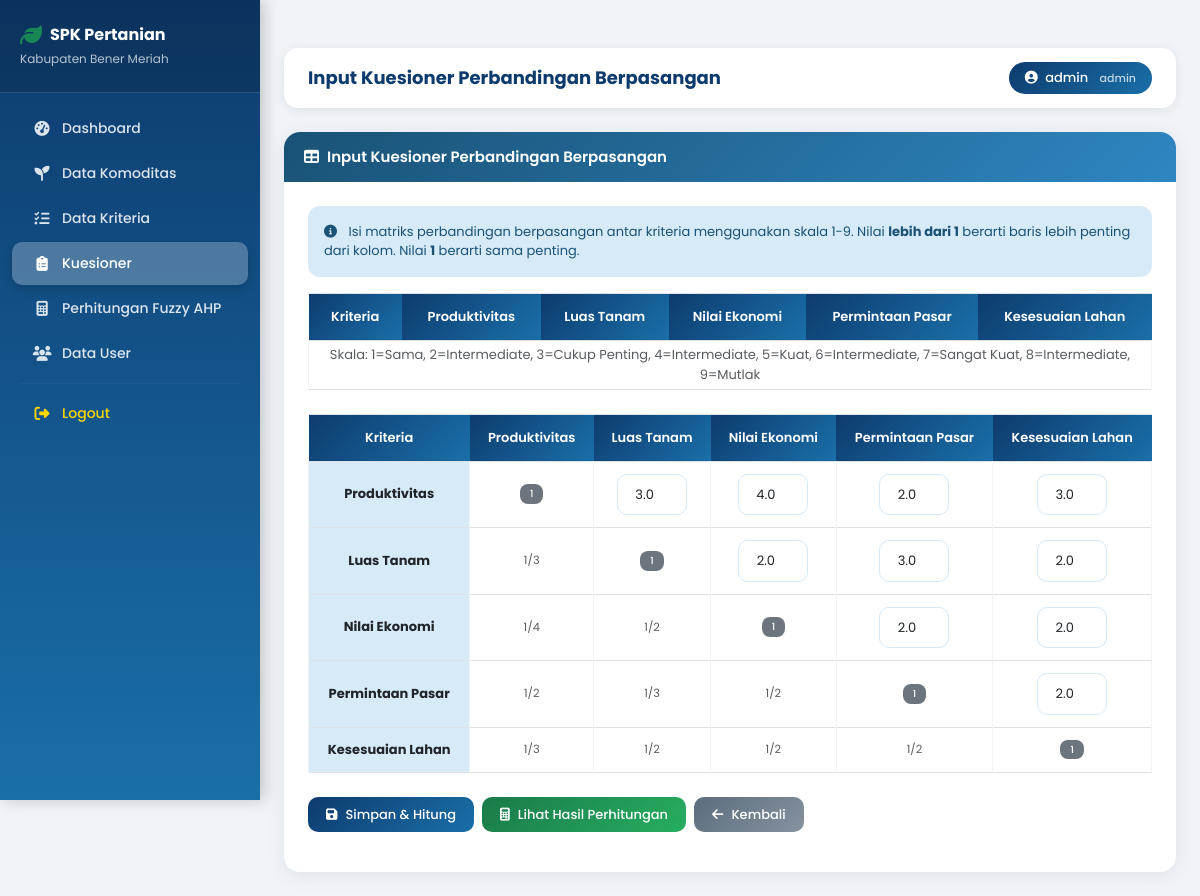
Screenshot of /kuesioner (signed in) with the database file from the repository.
### models.py (models this page shows)
class User(UserMixin, db.Model):
    id = db.Column(db.Integer, primary_key=True)
    username = db.Column(db.String(100), unique=True, nullable=False)
    password = db.Column(db.String(200), nullable=False)
    role = db.Column(db.String(20), default='admin')

class Kriteria(db.Model):
    id = db.Column(db.Integer, primary_key=True)
    nama = db.Column(db.String(100), nullable=False)
    bobot = db.Column(db.Float, nullable=False)

class MatriksPerbandingan(db.Model):
    id = db.Column(db.Integer, primary_key=True)
    kriteria_baris_id = db.Column(db.Integer, db.ForeignKey('kriteria.id'))
    kriteria_kolom_id = db.Column(db.Integer, db.ForeignKey('kriteria.id'))
    nilai = db.Column(db.Float, nullable=False)
    kriteria_baris = db.relationship('Kriteria', foreign_keys=[kriteria_baris_id])
    kriteria_kolom = db.relationship('Kriteria', foreign_keys=[kriteria_kolom_id])

### routes.py (the view, shortened to what this page needs)
@app.route('/kuesioner', methods=['GET', 'POST'])
@login_required
def kuesioner():
    from fuzzy_ahp import hitung_fuzzy_ahp
    kriteria_list = Kriteria.query.all()
    existing = {}
    data_matriks = MatriksPerbandingan.query.all()
    for m in data_matriks:
        existing[(m.kriteria_baris_id, m.kriteria_kolom_id)] = m.nilai
    return render_template('kuesioner.html',
                           kriteria_list=kriteria_list,
                           existing=existing,
                           enumerate=enumerate)

### routes.py (called while the page is built)
@login_manager.user_loader
def load_user(user_id):
    return User.query.get(int(user_id))

### templates/kuesioner.html (shortened to what this page needs)
{% extends 'base.html' %}
{% block page_title %}Input Kuesioner Perbandingan Berpasangan{% endblock %}
{% block content %}
<div class="card">
    <div class="card-header" style="background: linear-gradient(135deg, #1a5276, #2e86c1);">
        <h5 class="text-white mb-0"><i class="fas fa-table me-2"></i>Input Kuesioner Perbandingan Berpasangan</h5>
    </div>
    <div class="card-body p-4">
        <div class="alert alert-info">
            <i class="fas fa-info-circle me-2"></i>
            Isi matriks perbandingan berpasangan antar kriteria menggunakan skala 1-9.
            Nilai <b>lebih dari 1</b> berarti baris lebih penting dari kolom.
            Nilai <b>1</b> berarti sama penting.
        </div>
        <div class="table-responsive mb-4">
            <table class="table table-bordered text-center">
                <thead>
                    <tr style="background:#1a5276; color:white;">
                        <th>Kriteria</th>
                        {% for k in kriteria_list %}
                        <th>{{ k.nama }}</th>
                        {% endfor %}
                    </tr>
                </thead>
                <tbody>
                    <tr>
                        <td colspan="{{ kriteria_list|length + 1 }}" class="text-muted small p-1">
                            Skala: 1=Sama, 2=Intermediate, 3=Cukup Penting, 4=Intermediate, 5=Kuat, 6=Intermediate, 7=Sangat Kuat, 8=Intermediate, 9=Mutlak
                        </td>
                    </tr>
                </tbody>
            </table>
        </div>
        <form method="POST">
            <div class="table-responsive">
                <table class="table table-bordered text-center align-middle">
                    <thead>
                        <tr style="background:#1a5276; color:white;">
                            <th>Kriteria</th>
                            {% for k in kriteria_list %}
                            <th>{{ k.nama }}</th>
                            {% endfor %}
                        </tr>
                    </thead>
                    <tbody>
                        {% for i, ki in enumerate(kriteria_list) %}
                        <tr>
                            <td class="fw-bold" style="background:#d6eaf8;">{{ ki.nama }}</td>
                            {% for j, kj in enumerate(kriteria_list) %}
                            <td>
                                {% if i == j %}
                                    <span class="badge bg-secondary">1</span>
                                {% elif i < j %}
                                    <input type="number"
                                           name="nilai_{{ ki.id }}_{{ kj.id }}"
                                           class="form-control form-control-sm text-center"
                                           min="1" max="9" step="1"
                                           value="{{ existing.get((ki.id, kj.id), 1) }}"
                                           style="width:70px; margin:auto;"
                                           required>
                                {% else %}
                                    <span class="text-muted small">1/{{ existing.get((kj.id, ki.id), 1)|int }}</span>
                                {% endif %}
                            </td>
                            {% endfor %}
                        </tr>
                        {% endfor %}
                    </tbody>
                </table>
            </div>
            <div class="mt-4 d-flex gap-2">
                <button type="submit" class="btn btn-primary">
                    <i class="fas fa-save me-2"></i>Simpan & Hitung
                </button>
                <a href="{{ url_for('perhitungan_fuzzy') }}" class="btn btn-success">
                    <i class="fas fa-calculator me-2"></i>Lihat Hasil Perhitungan
                </a>
                <a href="{{ url_for('dashboard') }}" class="btn btn-secondary">
                    <i class="fas fa-arrow-left me-2"></i>Kembali
                </a>
            </div>
        </form>
    </div>
</div>
{% endblock %}

### templates/base.html (shortened to what this page needs)
html<!DOCTYPE html>
<html lang="id">
<head>
    <link href="https://cdn.jsdelivr.net/npm/bootstrap@5.3.0/dist/css/bootstrap.min.css" rel="stylesheet">
    <link href="https://cdnjs.cloudflare.com/ajax/libs/font-awesome/6.4.0/css/all.min.css" rel="stylesheet">
</head>
<body>
{% if current_user.is_authenticated %}
<div class="sidebar">
    <div class="sidebar-brand">
        <div class="d-flex align-items-center gap-2 mb-1">
            <i class="fas fa-leaf text-success" style="font-size:22px;"></i>
            <h6>SPK Pertanian</h6>
        </div>
        <small>Kabupaten Bener Meriah</small>
    </div>
    <nav>
        <a href="{{ url_for('dashboard') }}" class="nav-link {% if request.endpoint == 'dashboard' %}active{% endif %}">
            <i class="fas fa-tachometer-alt"></i> Dashboard
        </a>
        <a href="{{ url_for('komoditas') }}" class="nav-link {% if request.endpoint == 'komoditas' %}active{% endif %}">
            <i class="fas fa-seedling"></i> Data Komoditas
        </a>
        <a href="{{ url_for('kriteria') }}" class="nav-link {% if request.endpoint == 'kriteria' %}active{% endif %}">
            <i class="fas fa-list-check"></i> Data Kriteria
        </a>
        <a href="{{ url_for('kuesioner') }}" class="nav-link {% if request.endpoint == 'kuesioner' %}active{% endif %}">
            <i class="fas fa-clipboard-list"></i> Kuesioner
        </a>
        <a href="{{ url_for('perhitungan_fuzzy') }}" class="nav-link {% if request.endpoint == 'perhitungan_fuzzy' %}active{% endif %}">
            <i class="fas fa-calculator"></i> Perhitungan Fuzzy AHP
        </a>
        <a href="{{ url_for('user') }}" class="nav-link {% if request.endpoint == 'user' %}active{% endif %}">
            <i class="fas fa-users"></i> Data User
        </a>
        <hr>
        <a href="{{ url_for('logout') }}" class="nav-link text-warning">
            <i class="fas fa-sign-out-alt"></i> Logout
        </a>
    </nav>
</div>
<div class="main-content">
    <div class="navbar-top">
        <h5>{% block page_title %}{% endblock %}</h5>
        <div class="user-badge">
            <i class="fas fa-user-circle me-1"></i> {{ current_user.username }}
            <span class="ms-2 opacity-75" style="font-size:11px;">{{ current_user.role }}</span>
        </div>
    </div>
    {% block content %}{% endblock %}
</div>
{% else %}
    {% block content_login %}{% endblock %}
{% endif %}
</body>
</html>

### templates/base.html (style rules this page uses)
* { font-family: 'Poppins', sans-serif; }
body { background-color: #f0f4f8; }
.sidebar { min-height: 100vh; background: linear-gradient(180deg, #0d3b6e 0%, #1a6fa8 100%); width: 260px; position: fixed; top: 0; left: 0; box-shadow: 4px 0 15px rgba(0,0,0,0.2); z-index: 100; transition: all 0.3s; }
.sidebar-brand { padding: 24px 20px; border-bottom: 1px solid rgba(255,255,255,0.15); background: rgba(0,0,0,0.15); }
.sidebar-brand h6 { font-size: 16px; font-weight: 700; color: white; margin: 0; }
.sidebar-brand small { color: rgba(255,255,255,0.7); font-size: 12px; }
.sidebar nav { padding: 12px 0; }
.sidebar .nav-link { color: rgba(255,255,255,0.85) !important; padding: 11px 20px; margin: 2px 12px; border-radius: 10px; font-size: 14px; font-weight: 500; transition: all 0.25s; display: flex; align-items: center; gap: 10px; }
.sidebar .nav-link.active { background: rgba(255,255,255,0.25); color: white !important; box-shadow: 0 4px 10px rgba(0,0,0,0.15); }
.sidebar .nav-link i { width: 20px; text-align: center; font-size: 15px; }
.sidebar hr { border-color: rgba(255,255,255,0.15); margin: 8px 20px; }
.sidebar .nav-link.text-warning { color: #ffd700 !important; }
.main-content { margin-left: 260px; padding: 24px; min-height: 100vh; }
.navbar-top { background: white; box-shadow: 0 2px 12px rgba(0,0,0,0.08); padding: 14px 24px; margin-bottom: 24px; border-radius: 14px; display: flex; justify-content: space-between; align-items: center; }
.navbar-top h5 { font-weight: 700; color: #0d3b6e; margin: 0; font-size: 18px; }
.navbar-top .user-badge { background: linear-gradient(135deg, #0d3b6e, #1a6fa8); color: white; padding: 6px 16px; border-radius: 20px; font-size: 13px; font-weight: 500; }
.card { border: none; box-shadow: 0 4px 20px rgba(0,0,0,0.07); border-radius: 16px; overflow: hidden; }
.card-header { padding: 16px 20px; border-bottom: none; }
.card-header h5 { font-weight: 600; font-size: 15px; margin: 0; }
.table { margin: 0; }
.table thead th { background: linear-gradient(135deg, #0d3b6e, #1a6fa8) !important; color: white !important; font-weight: 600; font-size: 13px; padding: 13px 16px; border: none; }
.table tbody td { padding: 12px 16px; font-size: 13px; vertical-align: middle; border-color: #f0f4f8; }
.btn { border-radius: 10px; font-weight: 500; font-size: 13px; padding: 8px 18px; transition: all 0.2s; }
.btn-primary { background: linear-gradient(135deg, #0d3b6e, #1a6fa8); border: none; }
.btn-success { background: linear-gradient(135deg, #1a7a4a, #27ae60); border: none; }
.btn-secondary { background: linear-gradient(135deg, #5d6d7e, #85929e); border: none; }
.form-control, .form-select { border-radius: 10px; border: 1.5px solid #d5e8f7; padding: 10px 14px; font-size: 13px; transition: all 0.2s; }
.alert { border-radius: 12px; border: none; font-size: 13px; }
.alert-info { background: #d6eaf8; color: #1a5276; }
.badge { border-radius: 8px; font-weight: 500; padding: 5px 10px; }

### rows the page displays
User: username "admin", role "admin"
Kriteria: nama "Produktivitas", id "3.0", id "4.0", id "2.0"
Kriteria: nama "Luas Tanam", id "2.0", id "3.0", get "2"
Kriteria: nama "Nilai Ekonomi", id "2.0"
Kriteria: nama "Permintaan Pasar", id "2.0"
Kriteria: nama "Kesesuaian Lahan"
MatriksPerbandingan: get "3"
MatriksPerbandingan: get "4"
MatriksPerbandingan: get "2"
MatriksPerbandingan: get "3"
MatriksPerbandingan: get "2"
MatriksPerbandingan: get "3"
MatriksPerbandingan: get "2"
MatriksPerbandingan: get "2"
